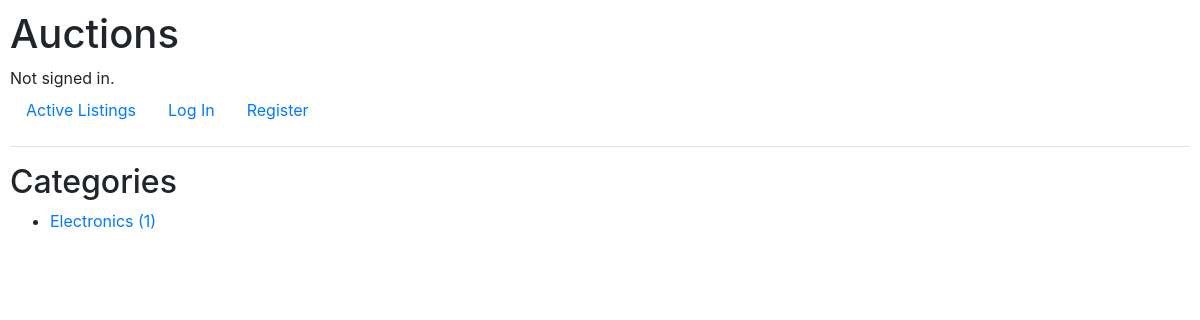
/categories/, run on an earlier commit of the app's database.
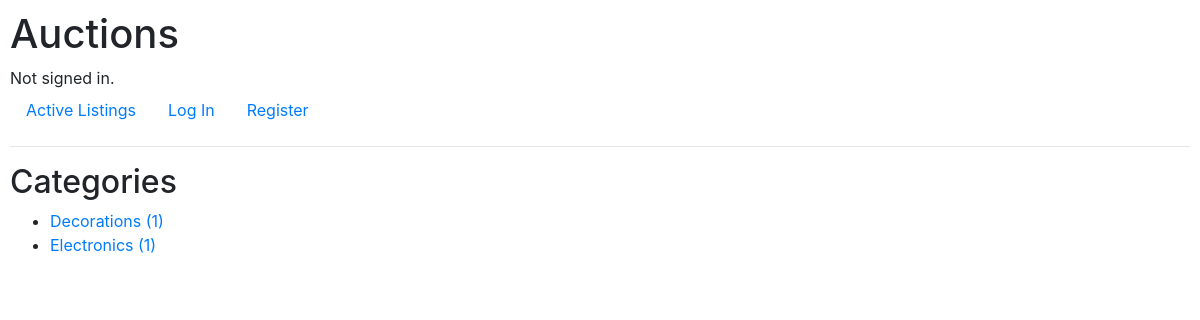
And on a later commit of the database.
### auctions/models.py (models this page shows, shortened)
class AuctionListing(models.Model):
    title = models.CharField(max_length=100)
    description = models.TextField()
    starting_bid = models.DecimalField(max_digits=8, decimal_places=2)
    creator = models.ForeignKey(User, on_delete=models.CASCADE, related_name="listings")
    is_active = models.BooleanField(default=True)
    image = models.URLField(blank=True, null=True)
    watchers = models.ManyToManyField(User, blank=True, related_name="watchlist")
    winner = models.ForeignKey(User, on_delete=models.SET_NULL, blank=True, null=True, related_name="auction_winner")
    category = models.CharField(max_length=64, blank=True)

### auctions/views.py (the view)
# urls.py: path("categories/", views.categories_list, name="categories_list"),
def categories_list(request):
    categories = AuctionListing.objects.filter(is_active=True).exclude(category="").values("category").annotate(count=Count("category")).order_by("category")
    return render(request, "auctions/categories_list.html", {
        "categories":categories
    })

### auctions/templates/auctions/categories_list.html
{% extends "auctions/layout.html" %}
{% block body %}
    <h2>Categories</h2>
    <ul>
        {% for item in categories %}
            <li>
                <a href="{% url 'category_page' item.category %}">
                    {{ item.category }} ({{ item.count }})
                </a>
            </li>
        {% empty %}
            <p>No Categories found.</p>
        {% endfor %}
    </ul>
{% endblock %}

What changed in the data, as far as the page shows it:
added AuctionListing: category "Decorations", count "1"
